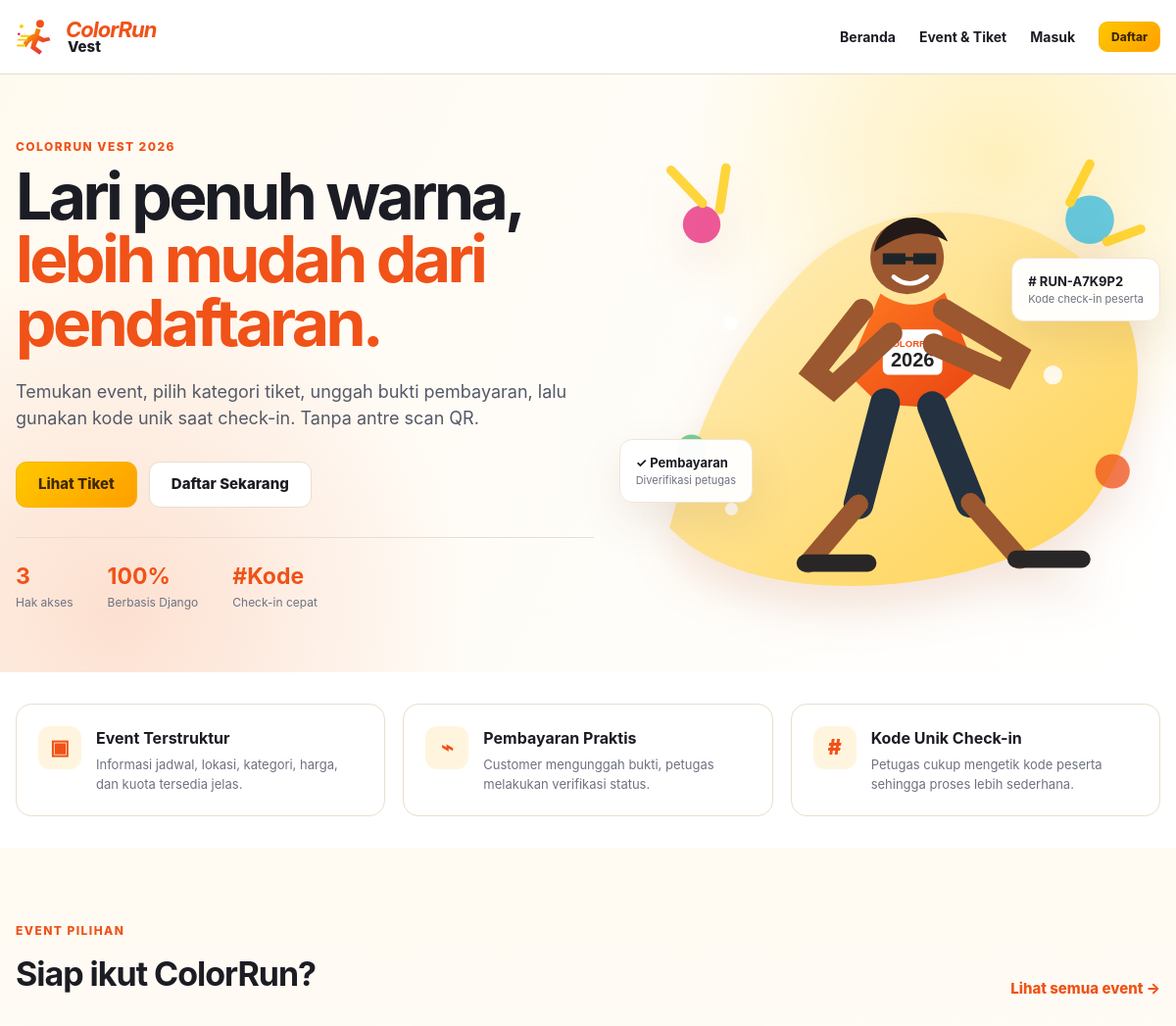
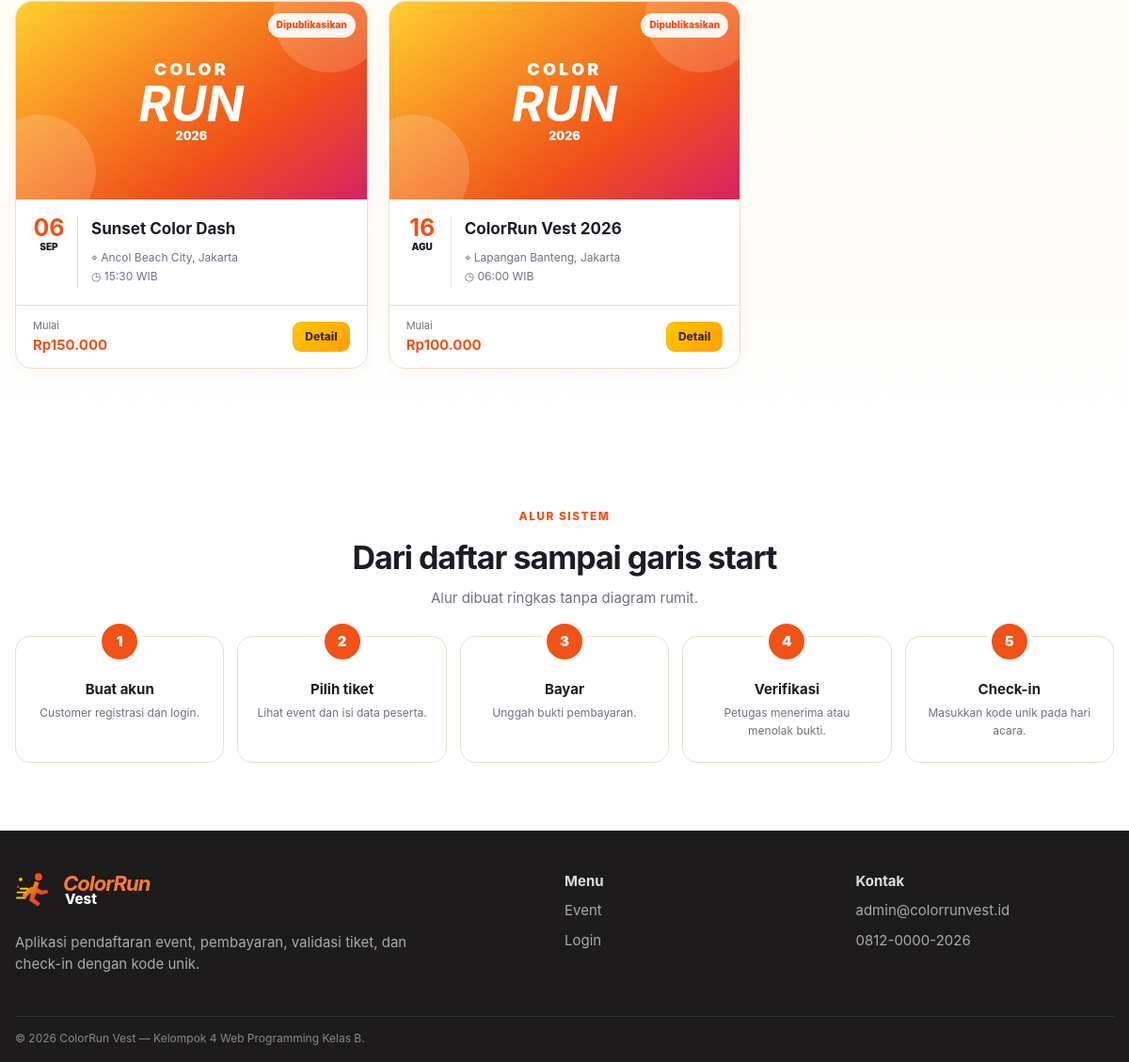
The page / on the database its author committed (2 pictures, top to bottom).
### administrator/models.py (models this page shows, shortened)
class Event(models.Model):
    class StatusEvent(models.TextChoices):
        DRAFT = "draft", "Draft"
        DIPUBLIKASIKAN = "dipublikasikan", "Dipublikasikan"
        BERLANGSUNG = "berlangsung", "Berlangsung"
        SELESAI = "selesai", "Selesai"
        DIBATALKAN = "dibatalkan", "Dibatalkan"
    nama_event = models.CharField(max_length=200)
    slug = models.SlugField(max_length=220, unique=True)
    poster_event = models.ImageField(
        upload_to="event/poster/", blank=True, null=True,
        validators=[FileExtensionValidator(allowed_extensions=["jpg", "jpeg", "png", "webp"])],
    )
    banner_event = models.ImageField(
        upload_to="event/banner/", blank=True, null=True,
        validators=[FileExtensionValidator(allowed_extensions=["jpg", "jpeg", "png", "webp"])],
    )
    deskripsi = models.TextField()
    tanggal_mulai = models.DateField()
    tanggal_selesai = models.DateField(blank=True, null=True)
    jam_mulai = models.TimeField()
    jam_selesai = models.TimeField(blank=True, null=True)
    lokasi = models.CharField(max_length=255)
    google_maps = models.URLField(blank=True)
    dress_code = models.CharField(max_length=200, blank=True)
    rute_color_run = models.TextField(blank=True)
    fasilitas = models.TextField(blank=True, help_text="Tuliskan satu fasilitas pada setiap baris.")
    hadiah_doorprize = models.TextField(blank=True)
    contact_person = models.CharField(max_length=100)
    nomor_contact_person = models.CharField(max_length=20)
    faq = models.TextField(blank=True, help_text="Tuliskan pertanyaan dan jawaban yang sering diajukan.")
    status = models.CharField(max_length=20, choices=StatusEvent.choices, default=StatusEvent.DRAFT)
    dibuat_oleh = models.ForeignKey(
        settings.AUTH_USER_MODEL, on_delete=models.SET_NULL, null=True, blank=True,
        related_name="event_dibuat",
    )
    dibuat_pada = models.DateTimeField(auto_now_add=True)
    diperbarui_pada = models.DateTimeField(auto_now=True)
    class Meta:
        verbose_name = "Event"
        verbose_name_plural = "Event"
        ordering = ["-tanggal_mulai", "-jam_mulai"]

class KategoriTiket(models.Model):
    event = models.ForeignKey(Event, on_delete=models.CASCADE, related_name="kategori_tiket")
    nama_kategori = models.CharField(max_length=100)
    deskripsi = models.TextField(blank=True)
    harga = models.DecimalField(max_digits=12, decimal_places=2, validators=[MinValueValidator(0)])
    kuota = models.PositiveIntegerField(validators=[MinValueValidator(1)])
    tanggal_penjualan_mulai = models.DateTimeField(default=timezone.now)
    tanggal_penjualan_selesai = models.DateTimeField(blank=True, null=True)
    aktif = models.BooleanField(default=True)
    dibuat_pada = models.DateTimeField(auto_now_add=True)
    diperbarui_pada = models.DateTimeField(auto_now=True)
    class Meta:
        verbose_name = "Kategori Tiket"
        verbose_name_plural = "Kategori Tiket"
        ordering = ["event", "harga"]
        constraints = [
            models.UniqueConstraint(fields=["event", "nama_kategori"], name="kategori_tiket_unik_per_event")
        ]

class PengaturanSistem(models.Model):
    nama_aplikasi = models.CharField(max_length=150, default="ColorRun Vest")
    nama_penyelenggara = models.CharField(max_length=150, blank=True)
    logo_event = models.ImageField(upload_to="pengaturan/logo/", blank=True, null=True)
    banner = models.ImageField(upload_to="pengaturan/banner/", blank=True, null=True)
    nama_bank = models.CharField(max_length=100, blank=True)
    nomor_rekening = models.CharField(max_length=50, blank=True)
    atas_nama_rekening = models.CharField(max_length=150, blank=True)
    qris = models.ImageField(upload_to="pengaturan/qris/", blank=True, null=True)
    email_admin = models.EmailField(blank=True)
    nomor_whatsapp = models.CharField(max_length=20, blank=True)
    instagram = models.URLField(blank=True)
    tiktok = models.URLField(blank=True)
    facebook = models.URLField(blank=True)
    alamat = models.TextField(blank=True)
    diperbarui_oleh = models.ForeignKey(
        settings.AUTH_USER_MODEL, on_delete=models.SET_NULL, null=True, blank=True,
        related_name="pengaturan_diperbarui",
    )
    diperbarui_pada = models.DateTimeField(auto_now=True)
    class Meta:
        verbose_name = "Pengaturan Sistem"
        verbose_name_plural = "Pengaturan Sistem"

### customer/views.py (the view)
# urls.py: path("", views.home, name="home"),
def home(request):
    events = Event.objects.filter(status__in=[Event.StatusEvent.DIPUBLIKASIKAN, Event.StatusEvent.BERLANGSUNG]).prefetch_related("kategori_tiket")[:6]
    return render(request, "home.html", {"events": events})

### colorrun/context_processors.py (called while the page is built)
def global_context(request):
    from administrator.models import PengaturanSistem
    pengaturan = PengaturanSistem.objects.first()
    return {
        "current_role": get_user_role(request.user),
        "pengaturan_sistem": pengaturan,
    }

### colorrun/utils.py (called while the page is built, shortened)
def get_user_role(user):
    if not getattr(user, "is_authenticated", False):
        return "guest"

### customer/templatetags/colorrun_tags.py (called while the page is built)
@register.filter
def rupiah(value):
    try:
        return "Rp{:,.0f}".format(float(value)).replace(",", ".")
    except (TypeError, ValueError):
        return "Rp0"

### templates/home.html (shortened to what this page needs)
{% extends 'base.html' %}{% load static colorrun_tags %}
{% block content %}
<section class="hero">
    <div class="container hero-grid">
        <div class="hero-copy">
            <span class="eyebrow">ColorRun Vest 2026</span>
            <h1>Lari penuh warna,<br><span>lebih mudah dari pendaftaran.</span></h1>
            <p>Temukan event, pilih kategori tiket, unggah bukti pembayaran, lalu gunakan kode unik saat check-in. Tanpa antre scan QR.</p>
            <div class="hero-actions"><a class="btn btn-primary btn-lg" href="{% url 'event_list' %}">Lihat Tiket</a>{% if current_role == 'guest' %}<a class="btn btn-light btn-lg" href="{% url 'register' %}">Daftar Sekarang</a>{% endif %}</div>
            <div class="hero-facts"><div><strong>3</strong><span>Hak akses</span></div><div><strong>100%</strong><span>Berbasis Django</span></div><div><strong>#Kode</strong><span>Check-in cepat</span></div></div>
        </div>
        <div class="hero-art"><img src="{% static 'img/hero-run.svg' %}" alt="Ilustrasi peserta ColorRun"><div class="floating-card card-one"><b>✓ Pembayaran</b><span>Diverifikasi petugas</span></div><div class="floating-card card-two"><b># RUN-A7K9P2</b><span>Kode check-in peserta</span></div></div>
    </div>
</section>
<section class="section feature-strip"><div class="container feature-grid"><article><span class="feature-icon">▣</span><div><h3>Event Terstruktur</h3><p>Informasi jadwal, lokasi, kategori, harga, dan kuota tersedia jelas.</p></div></article><article><span class="feature-icon">⌁</span><div><h3>Pembayaran Praktis</h3><p>Customer mengunggah bukti, petugas melakukan verifikasi status.</p></div></article><article><span class="feature-icon">#</span><div><h3>Kode Unik Check-in</h3><p>Petugas cukup mengetik kode peserta sehingga proses lebih sederhana.</p></div></article></div></section>
<section class="section section-soft"><div class="container"><div class="section-heading"><div><span class="eyebrow">Event Pilihan</span><h2>Siap ikut ColorRun?</h2></div><a href="{% url 'event_list' %}">Lihat semua event →</a></div><div class="event-grid">{% for event in events %}{% include 'partials/event_card.html' with event=event %}{% empty %}<div class="empty-state"><strong>Belum ada event yang dipublikasikan.</strong><p>Administrator dapat menambahkan event melalui dashboard.</p></div>{% endfor %}</div></div></section>
<section class="section"><div class="container"><div class="section-heading centered"><div><span class="eyebrow">Alur Sistem</span><h2>Dari daftar sampai garis start</h2><p>Alur dibuat ringkas tanpa diagram rumit.</p></div></div><div class="steps"><div><span>1</span><h3>Buat akun</h3><p>Customer registrasi dan login.</p></div><div><span>2</span><h3>Pilih tiket</h3><p>Lihat event dan isi data peserta.</p></div><div><span>3</span><h3>Bayar</h3><p>Unggah bukti pembayaran.</p></div><div><span>4</span><h3>Verifikasi</h3><p>Petugas menerima atau menolak bukti.</p></div><div><span>5</span><h3>Check-in</h3><p>Masukkan kode unik pada hari acara.</p></div></div></div></section>
{% endblock %}

### templates/base.html (shortened to what this page needs)
{% load static colorrun_tags %}
<!DOCTYPE html>
<html lang="id">
<head>
    <link rel="stylesheet" href="{% static 'css/app.css' %}">
</head>
<body class="{% block body_class %}{% endblock %}">
<header class="topbar">
    <div class="container topbar-inner">
        <a class="brand" href="{% url 'home' %}" aria-label="ColorRun Vest">
            <img src="{% static 'img/logo-mark.svg' %}" alt="" width="42" height="42">
            <span><strong>ColorRun</strong><small>Vest</small></span>
        </a>
        <nav class="topnav" data-nav>
            <a href="{% url 'home' %}">Beranda</a>
            <a href="{% url 'event_list' %}">Event & Tiket</a>
            {% if current_role == 'customer' %}
                <a href="{% url 'customer_dashboard' %}">Dashboard</a>
                <a href="{% url 'profile' %}">Profil</a>
                <a class="btn btn-sm btn-outline" href="{% url 'logout' %}">Keluar</a>
            {% elif current_role == 'petugas' %}
                <a href="{% url 'petugas_dashboard' %}">Dashboard Petugas</a>
                <a class="btn btn-sm btn-outline" href="{% url 'logout' %}">Keluar</a>
            {% elif current_role == 'administrator' %}
                <a href="{% url 'administrator_dashboard' %}">Dashboard Admin</a>
                <a class="btn btn-sm btn-outline" href="{% url 'logout' %}">Keluar</a>
            {% else %}
                <a href="{% url 'login' %}">Masuk</a>
                <a class="btn btn-sm btn-primary" href="{% url 'register' %}">Daftar</a>
            {% endif %}
        </nav>
    </div>
</header>
<main>{% block content %}{% endblock %}</main>
<footer class="footer">
    <div class="container footer-grid">
        <div>
            <div class="brand footer-brand"><img src="{% static 'img/logo-mark.svg' %}" alt=""><span><strong>ColorRun</strong><small>Vest</small></span></div>
            <p>Aplikasi pendaftaran event, pembayaran, validasi tiket, dan check-in dengan kode unik.</p>
        </div>
        <div><strong>Menu</strong><a href="{% url 'event_list' %}">Event</a><a href="{% url 'login' %}">Login</a></div>
        <div><strong>Kontak</strong><span>{{ pengaturan_sistem.email_admin|default:'admin@colorrunvest.id' }}</span><span>{{ pengaturan_sistem.nomor_whatsapp|default:'0812-0000-2026' }}</span></div>
    </div>
    <div class="container footer-bottom">© 2026 ColorRun Vest — Kelompok 4 Web Programming Kelas B.</div>
</footer>
</body>
</html>

### templates/partials/event_card.html
{% load colorrun_tags %}
<article class="event-card">
    <a class="event-image" href="{% url 'detail_event' event.slug %}">{% if event.poster_event %}<img src="{{ event.poster_event.url }}" alt="Poster {{ event.nama_event }}">{% else %}<div class="event-placeholder"><span>COLOR</span><b>RUN</b><small>{{ event.tanggal_mulai|date:'Y' }}</small></div>{% endif %}<span class="event-status">{{ event.get_status_display }}</span></a>
    <div class="event-card-body"><div class="event-date"><b>{{ event.tanggal_mulai|date:'d' }}</b><span>{{ event.tanggal_mulai|date:'M'|upper }}</span></div><div class="event-info"><h3><a href="{% url 'detail_event' event.slug %}">{{ event.nama_event }}</a></h3><p>⌖ {{ event.lokasi }}</p><p>◷ {{ event.jam_mulai|time:'H:i' }} WIB</p></div></div>
    <div class="event-card-footer"><span>Mulai {% for k in event.kategori_tiket.all|slice:':1' %}<strong>{{ k.harga|rupiah }}</strong>{% empty %}<strong>Belum tersedia</strong>{% endfor %}</span><a class="btn btn-sm btn-primary" href="{% url 'detail_event' event.slug %}">Detail</a></div>
</article>

### rows shown on the page
Event: tanggal_mulai "2026", status "Dipublikasikan", tanggal_mulai "06", tanggal_mulai "SEP", nama_event "Sunset Color Dash", lokasi "Ancol Beach City, Jakarta", jam_mulai "15:30"
KategoriTiket: harga|rupiah "Rp150.000"
Event: tanggal_mulai "2026", status "Dipublikasikan", tanggal_mulai "16", tanggal_mulai "AGU", nama_event "ColorRun Vest 2026", lokasi "Lapangan Banteng, Jakarta", jam_mulai "06:00"
KategoriTiket: harga|rupiah "Rp100.000"
PengaturanSistem: email_admin "admin@colorrunvest.id", nomor_whatsapp "0812-0000-2026"
